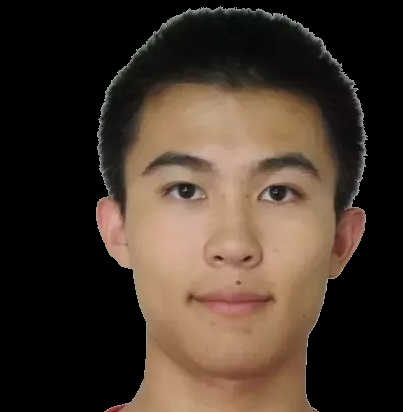
#> input picture Preprocessing/UsedPipeline/9.png, 403 x 412 px
$ python imported_example.py
#> lines starting #> are read from the running program, lines starting #| are printed output that depends on the picture
### Preprocessing/UsedPipeline/histogram.py
import cv2 as cv


def hist(img):
    src = cv.cvtColor(img, cv.COLOR_BGR2GRAY)
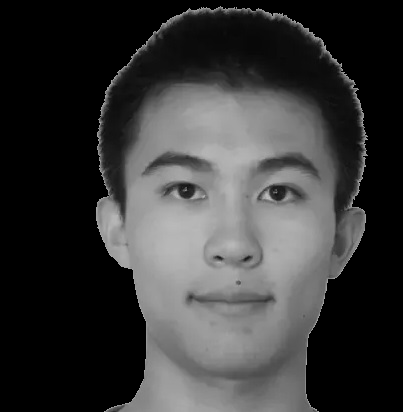
#> src: shape (412, 403); min 0, max 191, mean 56.8
#> img is the input picture: shape (412, 403, 3); mean B, G, R 42.7, 53.8, 67.9
    dst = cv.equalizeHist(src)
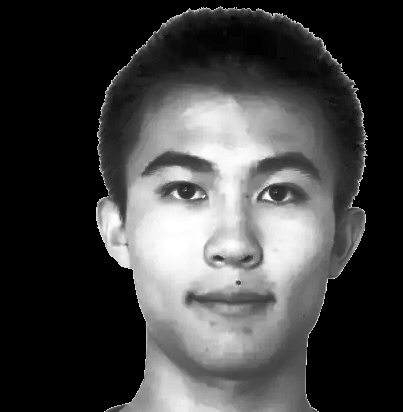
#> dst: shape (412, 403); min 0, max 255, mean 66.8

    return dst

### Preprocessing/UsedPipeline/sharpen.py
import cv2 as cv
import numpy as np


def sharp(img):
    kernel = np.array([[0, -1, 0],
                       [-1, 5, -1],
                       [0, -1, 0]])
#> kernel = [[0, -1, 0], [-1, 5, -1], [0, -1, 0]]
    dst = cv.filter2D(img, -1, kernel)
#> dst: shape (412, 403, 3)

    return dst

### Preprocessing/UsedPipeline/imported_example.py
import cv2 as cv
import argparse
from histogram import hist
from sharpen import sharp


# Ugly use of literal files, but this is just an example to show imported functions work
def main():
    cv.imwrite('hist.png', hist(cv.imread('9.png')))
    cv.imwrite('hist_sharp.png', sharp(cv.imread('hist.png')))


if __name__ == "__main__":
    main()
